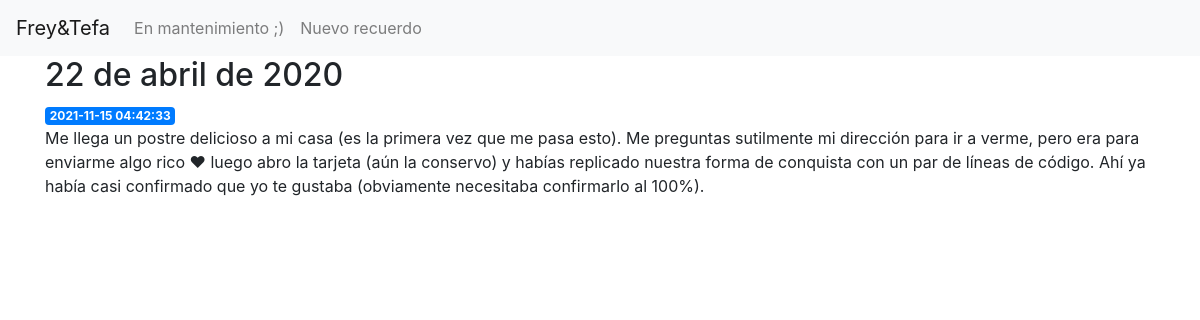
/2, run on the app's committed database.
### tables this page shows
CREATE TABLE posts (
    id INTEGER PRIMARY KEY AUTOINCREMENT,
    created TIMESTAMP NOT NULL DEFAULT CURRENT_TIMESTAMP,
    title TEXT NOT NULL,
    content TEXT NOT NULL
);

### app.py (the view)
@app.route('/<int:post_id>')
def post(post_id):
    post = get_post(post_id)
    return render_template('post.html', post=post)

### app.py (called while the page is built)
def get_db_connection():
    conn = sqlite3.connect('database.db')
    conn.row_factory = sqlite3.Row
    return conn

def get_post(post_id):
    conn = get_db_connection()
    post = conn.execute('SELECT * FROM posts WHERE id = ?',
                        (post_id,)).fetchone()
    conn.close()
    if post is None:
        abort(404)
    return post

### templates/post.html
{% extends 'base.html' %}
{% block content %}
    <h2>{% block title %} {{ post['title'] }} {% endblock %}</h2>
    <span class="badge badge-primary">{{ post['created'] }}</span>
    <p>{{ post['content'] }}</p>
{% endblock %}

### data on the page
posts: title "22 de abril de 2020", created "2021-11-15 04:42:33", content "Me llega un postre delicioso a mi casa (es la primera vez que me pasa esto). Me preguntas sutilmente mi dirección para ir a verme, pero era para enviarme algo rico ♥ luego abro la tarjeta (aún la conservo) y habías replicado nuestra forma de conquista con un par de líneas de código. Ahí ya había casi confirmado que yo te gustaba (obviamente necesitaba confirmarlo al 100%)."
